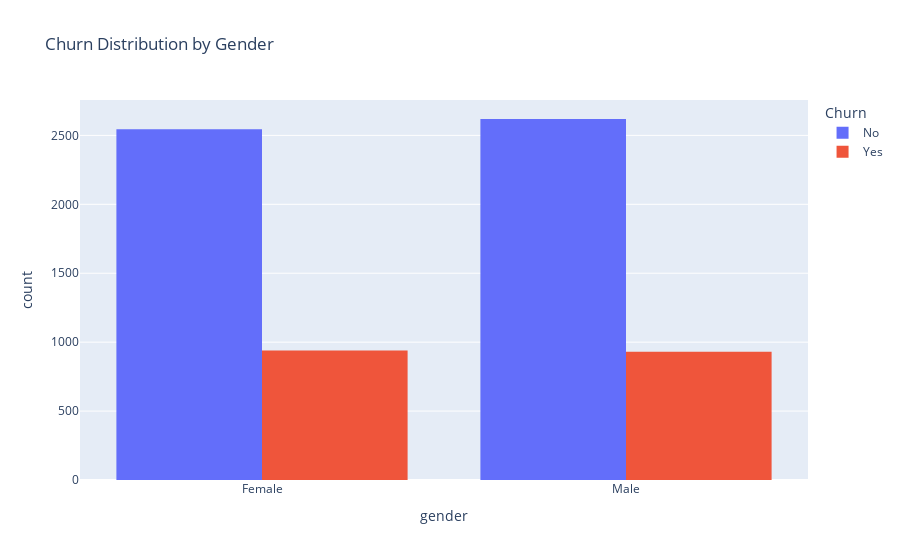

The notebook cell saved with this chart:
### Code cell
#plot churn distribution with respect to gender

import plotly.express as px

fig = px.histogram(df, x="gender", color="Churn", barmode="group",
                   title="Churn Distribution by Gender")

fig.show()

### Figure 1 — Plotly figure (JSON) as saved in the notebook; plotly's stock layout.template omitted (floating-point values rounded to 4 significant figures; data arrays with more than 128 entries replaced by an {"elided": "..."} marker saying what was removed)
{"data": [{"alignmentgroup": "True", "bingroup": "x", "hovertemplate": "Churn=No<br>gender=%{x}<br>count=%{y}<extra></extra>", "legendgroup": "No", "marker": {"color": "#636efa", "pattern": {"shape": ""}}, "name": "No", "offsetgroup": "No", "orientation": "v", "showlegend": true, "type": "histogram", "x": {"elided": "5163 str values"}, "xaxis": "x", "yaxis": "y"}, {"alignmentgroup": "True", "bingroup": "x", "hovertemplate": "Churn=Yes<br>gender=%{x}<br>count=%{y}<extra></extra>", "legendgroup": "Yes", "marker": {"color": "#EF553B", "pattern": {"shape": ""}}, "name": "Yes", "offsetgroup": "Yes", "orientation": "v", "showlegend": true, "type": "histogram", "x": {"elided": "1869 str values"}, "xaxis": "x", "yaxis": "y"}], "layout": {"barmode": "group", "legend": {"title": {"text": "Churn"}, "tracegroupgap": 0}, "title": {"text": "Churn Distribution by Gender"}, "xaxis": {"anchor": "y", "domain": [0, 1], "title": {"text": "gender"}}, "yaxis": {"anchor": "x", "domain": [0, 1], "title": {"text": "count"}}}}
